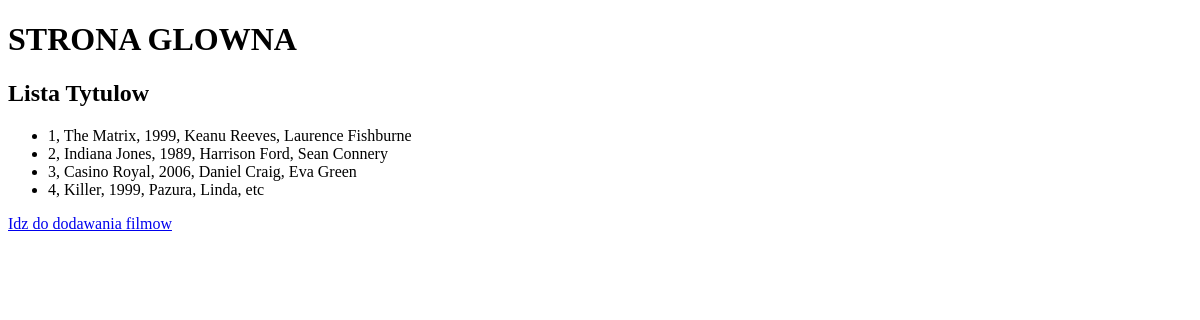
Before: / with the older database file.
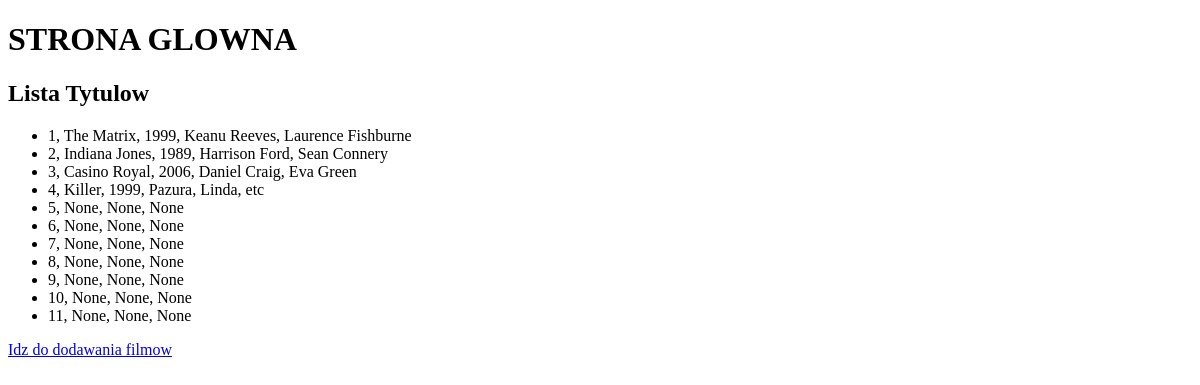
After: the same page with the newer database file.
### tables this page shows
CREATE TABLE "movies" (ID INTEGER PRIMARY KEY, title TEXT, year INTEGER, actors TEXT);

### src/flask_project.py (the view)
@app.route("/")
def home():
    db = sqlite3.connect('movies.db')
    cursor = db.cursor()
    cursor.execute('SELECT * FROM movies')
    return render_template('home.html', movies = cursor)
    db.close()

### src/templates/home.html (shortened to what this page needs)
<!DOCTYPE html>
<head>
</head>
<body>
    <header>
        <div class="container">
            <h1><b>STRONA GLOWNA</b></h1></h>
            <h2>Lista Tytulow</h2>
            <ul>
            {% for movie in movies %}
                <li>{{ movie[0] }}, {{ movie[1] }}, {{ movie[2] }}, {{ movie[3] }}</li>
            {% endfor %}
            </ul>
        </div>
    </header>
    <main>
        <a href='/addMovies'>Idz do dodawania filmow</a>
    </main>
</body>
</html>

Changed rows visible on the page:
added movies: ID "5", title "None", year "None", actors "None"
added movies: ID "6", title "None", year "None", actors "None"
added movies: ID "7", title "None", year "None", actors "None"
added movies: ID "8", title "None", year "None", actors "None"
added movies: ID "9", title "None", year "None", actors "None"
added movies: ID "10", title "None", year "None", actors "None"
added movies: ID "11", title "None", year "None", actors "None"
